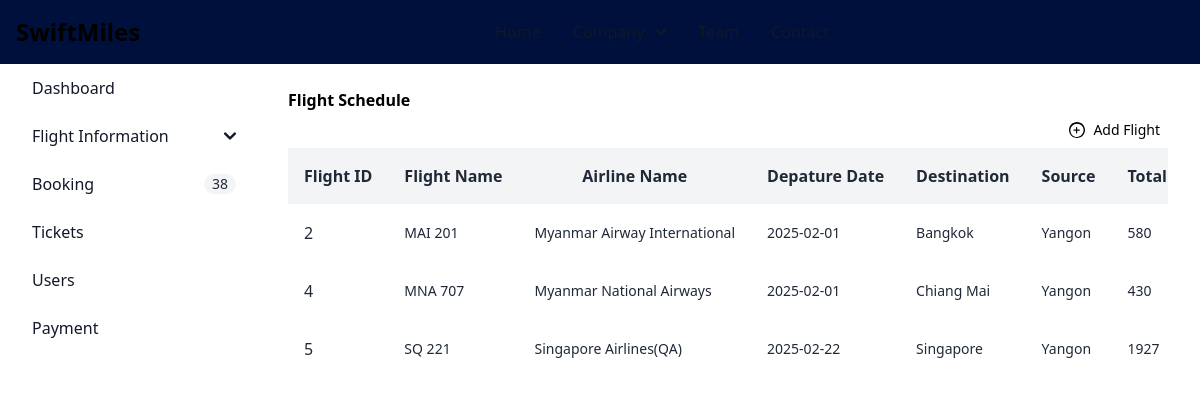
Page /admin/viewFlight.php on the committed database.
### tables this page shows
CREATE TABLE `flight` (
  `flight_id` int(11) NOT NULL,
  `airline_id` int(11) NOT NULL,
  `flight_name` varchar(100) NOT NULL,
  `flight_date` date NOT NULL,
  `destination` varchar(255) NOT NULL,
  `source` varchar(100) NOT NULL,
  `total_distance` varchar(100) NOT NULL,
  `fee_per_ticket` float NOT NULL,
  `departure_time` time NOT NULL,
  `arrival_time` time NOT NULL,
  `capacity` int(11) NOT NULL,
  `gate` varchar(255) NOT NULL,
  `placeImg` varchar(100) DEFAULT NULL
);

CREATE TABLE `airline` (
  `airline_id` int(11) NOT NULL,
  `airline_name` varchar(100) NOT NULL,
  `photo` varchar(100) DEFAULT NULL
);

### src/admin/viewFlight.php (the view, shortened to what this page needs)
<?php
require_once "dbconnect.php";
$sql = "SELECT
                    flight.flight_id,
                    airline.airline_name,
                    flight.flight_name,
                    flight.flight_date,
                    flight.destination,
                    flight.source,
                    flight.total_distance,
                    flight.fee_per_ticket,
                    flight.departure_time,
                    flight.arrival_time,
                    flight.capacity,
                    flight.gate,
                    flight.placeImg
                FROM
                    flight
                INNER JOIN
                    airline
                ON
                    flight.airline_id = airline.airline_id;";
try {
   $stmt = $conn->query($sql);
   $status = $stmt->execute();
   if ($status) {
      $flights = $stmt->fetchAll(PDO::FETCH_ASSOC);
   }
} catch (PDOException $e) {
   echo $e->getMessage();
}
?>
<!doctype html>
<html>
<head>
   <link href="./output.css" rel="stylesheet">
   <script src="https://cdn.tailwindcss.com"></script>
</head>
<body>
    <nav class="fixed top-0 z-50 w-full bg-[#00103c]">
    <div class="flex flex-wrap items-center justify-between max-w-screen-xl mx-auto p-4">
      <a href="https://flowbite.com" class="flex items-center space-x-3 rtl:space-x-reverse">
        <span class="self-center text-2xl font-semibold whitespace-nowrap dark:text-white">SwiftMiles</span>
      </a>
      <div id="mega-menu" class="items-center justify-between hidden w-full md:flex md:w-auto md:order-1">
        <ul class="flex flex-col mt-4 font-medium md:flex-row md:mt-0 md:space-x-8 rtl:space-x-reverse">
          <li>
            <a href="#" class="block py-2 px-3  text-gray-900 border-b border-gray-100 md:w-auto hover:bg-gray-50 md:hover:bg-transparent md:border-0 md:hover:text-blue-600 md:p-0 dark:text-white md:dark:hover:text-blue-500 dark:hover:bg-gray-700 dark:hover:text-blue-500 md:dark:hover:bg-transparent dark:border-gray-700" aria-current="page">Home</a>
          </li>
          <li>
            <button id="mega-menu-dropdown-button" data-dropdown-toggle="mega-menu-dropdown" class="flex items-center justify-between w-full py-2 px-3 font-medium text-gray-900 border-b border-gray-100 md:w-auto hover:bg-gray-50 md:hover:bg-transparent md:border-0 md:hover:text-blue-600 md:p-0 dark:text-white md:dark:hover:text-blue-500 dark:hover:bg-gray-700 dark:hover:text-blue-500 md:dark:hover:bg-transparent dark:border-gray-700">
              Company <svg class="w-2.5 h-2.5 ms-3" aria-hidden="true" xmlns="http://www.w3.org/2000/svg" fill="none" viewBox="0 0 10 6">
                <path stroke="currentColor" stroke-linecap="round" stroke-linejoin="round" stroke-width="2" d="m1 1 4 4 4-4" />
              </svg>
            </button>
                        </li>
          <li>
            <a href="#" class="block py-2 px-3 text-gray-900 border-b border-gray-100 hover:bg-gray-50 md:hover:bg-transparent md:border-0 md:hover:text-blue-600 md:p-0 dark:text-white md:dark:hover:text-blue-500 dark:hover:bg-gray-700 dark:hover:text-blue-500 md:dark:hover:bg-transparent dark:border-gray-700">Team</a>
          </li>
          <li>
            <a href="#" class="block py-2 px-3 text-gray-900 border-b border-gray-100 hover:bg-gray-50 md:hover:bg-transparent md:border-0 md:hover:text-blue-600 md:p-0 dark:text-white md:dark:hover:text-blue-500 dark:hover:bg-gray-700 dark:hover:text-blue-500 md:dark:hover:bg-transparent dark:border-gray-700">Contact</a>
          </li>
        </ul>
      </div>
    </div>
   </nav>
   <aside id="sidebar-multi-level-sidebar" class="fixed top-0 left-0 z-40 w-64 h-screen transition-transform -translate-x-full sm:translate-x-0 mt-10 py-3" aria-label="Sidebar">
      <div class="h-full px-3 py-4 overflow-y-auto">
         <ul class="space-y-2 font-medium">
            <li>
               <a href="admindashboard.php" class="flex items-center p-2 text-gray-900 rounded-lg text-darkBlue hover:bg-gray-100 dark:hover:bg-gray-700 hover:text-white group">
                  <span class="ms-3">Dashboard</span>
               </a>
            </li>
            <li>
               <button type="button" class="flex items-center w-full p-2 text-base text-gray-900 transition duration-75 rounded-lg group hover:bg-gray-100 dark:text-blue dark:hover:bg-gray-700" aria-controls="dropdown" data-collapse-toggle="dropdown" id="dropdownButton">
                  <span class="flex-1 ms-3 text-left rtl:text-right hover:text-white whitespace-nowrap dark:text-blue">Flight Information</span>
                  <svg class="w-3 h-3" aria-hidden="true" xmlns="http://www.w3.org/2000/svg" fill="none" viewBox="0 0 10 6">
                     <path stroke="currentColor" stroke-linecap="round" stroke-linejoin="round" stroke-width="2" d="m1 1 4 4 4-4" />
                  </svg>
               </button>
            </li>
            <li>
               <a href="viewBooking.php" class="flex items-center p-2 text-gray-900 rounded-lg dark:text-blue hover:bg-gray-100 dark:hover:bg-gray-700 group">
                  <span class="flex-1 ms-3 whitespace-nowrap hover:text-white">Booking</span>
                  <span class="inline-flex items-center justify-center px-2 ms-3 text-sm font-medium text-gray-800 bg-gray-100 rounded-full dark:bg-gray-700 dark:text-gray-300 hover:text-white">
                  <?php
                     $sql = "SELECT * FROM booking";
                     $result = $conn->query($sql);
                     $bookingCount = $result->rowCount();
                     echo $bookingCount;
                  ?>
                  </span>
               </a>
            </li>
            <li>
               <a href="viewTickets.php" class="flex items-center p-2 text-gray-900 rounded-lg dark:text-blue hover:bg-gray-100 dark:hover:bg-gray-700 group">
                  <span class="flex-1 ms-3 whitespace-nowrap hover:text-white">Tickets</span>
               </a>
            </li>
            <li>
               <a href="viewUsers.php" class="flex items-center p-2 text-gray-900 rounded-lg dark:text-blue hover:bg-gray-100 dark:hover:bg-gray-700 group">
                  <span class="flex-1 ms-3 whitespace-nowrap hover:text-white">Users</span>
               </a>
            </li>
            <li>
               <a href="viewPayment.php" class="flex items-center p-2 text-gray-900 rounded-lg dark:text-blue hover:bg-gray-100 dark:hover:bg-gray-700 group">
                  <span class="flex-1 ms-3 whitespace-nowrap hover:text-white">Payment</span>
               </a>
            </li>
         </ul>
      </div>
   </aside>
   <div class="p-4 sm:ml-64">
      <div class="p-4 border-gray-200 dark:border-gray-700 mt-14">
         <div class="grid-cols-2">
            <div>
               <p>
                  <span class="font-semibold">Flight Schedule</span>
               </p>
            </div>
            <div>
               <a href="addNewFlightInfo.php" class="flex items-center justify-end p-2 text-sm text-black rounded-lg">
                  Add Flight
               </a>
            </div>
         </div>
         <div class="font-sans overflow-x-auto">
            <table class="min-w-full bg-white">
               <thead class="bg-gray-100 whitespace-nowrap">
                  <tr>
                     <th class="p-4 text-center text-base font-semibold text-gray-800">
                        Flight ID
                     </th>
                     <th class="p-4 text-center text-base font-semibold text-gray-800">
                        Flight Name
                     </th>
                     <th class="p-4 text-center text-base font-semibold text-gray-800">
                        Airline Name
                     </th>
                     <th class="p-4 text-center text-base font-semibold text-gray-800">
                        Depature Date
                     </th>
                     <th class="p-4 text-center text-base font-semibold text-gray-800">
                        Destination
                     </th>
                     <th class="p-4 text-center text-base font-semibold text-gray-800">
                        Source
                     </th>
                     <th class="p-4 text-center text-base font-semibold text-gray-800">
                        Total Distance (in km)
                     </th>
                  </tr>
               </thead>
               <tbody class="whitespace-nowrap">
                  <?php
                  if (isset($flights)) {
                     foreach ($flights as $flight) {
                        echo "<tr class='hover:bg-gray-50'>
                    <td class='p-4 text-m text-gray-800'>
                        $flight[flight_id]
                    </td>
                    <td class='p-4 text-sm text-gray-800'>
                        $flight[flight_name]
                    </td>
                    <td class='p-4 text-sm text-gray-800'>
                        $flight[airline_name]
                    </td>
                    <td class='p-4 text-sm text-gray-800'>
                        $flight[flight_date]
                    </td>
                    <td class='p-4 text-sm text-gray-800'>
                        $flight[destination]
                    </td>
                    <td class='p-4 text-sm text-gray-800'>
                        $flight[source]
                    </td>
                    <td class='p-4 text-sm text-gray-800'>
                        $flight[total_distance]
                    </td>
                        $flight[fee_per_ticket]
                        $flight[departure_time]
                        $flight[arrival_time]
                        $flight[gate]
                        $flight[capacity]
                    <img src='$flight[placeImg]'>
                    <a href='updateFlight.php?fid=$flight[flight_id]'>
                    </a>
                    <a href='deleteFlight.php?fid=$flight[flight_id]'>
                    </a>
                </tr>";
                     }
                  }
                  ?>
               </tbody>
            </table>
         </div>
      </div>
   </div>
</body>

### rows in the picture
flight: flight_id "2", flight_name "MAI 201", airline.airline_name "Myanmar Airway International", flight_date "2025-02-01", destination "Bangkok", source "Yangon", total_distance "580"
flight: flight_id "4", flight_name "MNA 707", airline.airline_name "Myanmar National Airways", flight_date "2025-02-01", destination "Chiang Mai", source "Yangon", total_distance "430"
flight: flight_id "5", flight_name "SQ 221", airline.airline_name "Singapore Airlines(QA)", flight_date "2025-02-22", destination "Singapore", source "Yangon", total_distance "1927"

### other values in the picture
$bookingCount "38"
